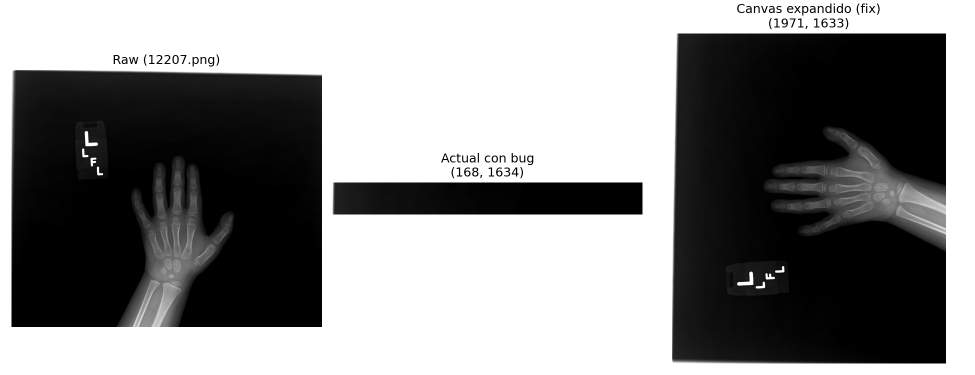
#> input picture docs/results/preprocesamiento_diagnostico/figures/bug_corrimiento_12207.png, 1950 x 750 px, given in place of 5803.png, which was not available (shown at 1/2 size)
$ python comparar_convertscaleabs.py
#> lines starting #> are read from the running program, lines starting #| are printed output that depends on the picture; pictures that were not available may be replaced by others from this repository, and a replacement may not be noted
### config/paths.py
"""
Fuente única de verdad para todas las rutas del proyecto.
Todos los scripts importan rutas desde aquí.
"""
import os

# Raíz del proyecto (carpeta que contiene config/)
PROJECT_ROOT = os.path.dirname(os.path.dirname(os.path.abspath(__file__)))

# ============================================================
# DATOS
# ============================================================
DATA_DIR = os.path.join(PROJECT_ROOT, "data")

# Imágenes (pipeline de preprocesamiento)
IMAGES_DIR           = os.path.join(DATA_DIR, "images")
RAW_IMAGES_DIR       = os.path.join(IMAGES_DIR, "raw")
CROPPED_IMAGES_DIR   = os.path.join(IMAGES_DIR, "cropped")
EQUALIZED_IMAGES_DIR = os.path.join(IMAGES_DIR, "equalized")
MASKS_DIR            = os.path.join(IMAGES_DIR, "masks")
SEGMENTED_IMAGES_DIR = os.path.join(IMAGES_DIR, "segmented")
SEGMENTED_CROPPED_IMAGES_DIR = os.path.join(IMAGES_DIR, "segmented_cropped")

# Datos de entrenamiento del detector de mano (LabelMe format)
HAND_DETECTOR_DIR             = os.path.join(DATA_DIR, "hand-detector")
HAND_DETECTOR_IMAGES_DIR      = os.path.join(HAND_DETECTOR_DIR, "images")
HAND_DETECTOR_ANNOTATIONS_DIR = os.path.join(HAND_DETECTOR_DIR, "annotations")

# Entrenamiento
TRAINING_DIR         = os.path.join(DATA_DIR, "training")
TRAINING_CSV         = os.path.join(TRAINING_DIR, "boneage-training-dataset.csv")
DATASET_ANALYSIS_DIR = os.path.join(TRAINING_DIR, "dataset_analysis")
BALANCED_DATASET_CSV = os.path.join(DATASET_ANALYSIS_DIR, "balanced_dataset.csv")

# Validación estándar
VALIDATION_DIR        = os.path.join(DATA_DIR, "validation")
VALIDATION_CSV        = os.path.join(VALIDATION_DIR, "validation_dataset.csv")
VALIDATION_IMAGES_DIR = os.path.join(VALIDATION_DIR, "images")

# Validación mexicana
MEX_DIR        = os.path.join(DATA_DIR, "mex-validation")
MEX_CSV        = os.path.join(MEX_DIR, "mex_dataset.csv")
MEX_IMAGES_DIR = os.path.join(MEX_DIR, "images")

# ============================================================
# MODELOS PRE-ENTRENADOS
# ============================================================
PRETRAINED_MODELS_DIR    = os.path.join(PROJECT_ROOT, "models")
HAND_DETECTOR_OUTPUT_DIR = os.path.join(PRETRAINED_MODELS_DIR, "hand-detector")


def get_segmentation_model_path(run=None):
    """Devuelve la ruta al modelo de segmentación.

    Args:
        run: Nombre del run (ej. 'hand-detector_01') o None para
             seleccionar automáticamente el más reciente disponible.
             Si no existe ningún run, usa el modelo legado modelo_segmentacion.h5.
    """
    if run is not None:
        path = os.path.join(HAND_DETECTOR_OUTPUT_DIR, run, "models", "modelo_segmentacion.h5")
        if os.path.exists(path):
            return path

    # Auto-selección: último run con modelo guardado
    if os.path.isdir(HAND_DETECTOR_OUTPUT_DIR):
        runs = sorted([
            d for d in os.listdir(HAND_DETECTOR_OUTPUT_DIR)
            if os.path.isdir(os.path.join(HAND_DETECTOR_OUTPUT_DIR, d))
            and d.startswith("hand-detector_")
        ])
        for r in reversed(runs):
            path = os.path.join(HAND_DETECTOR_OUTPUT_DIR, r, "models", "modelo_segmentacion.h5")
            if os.path.exists(path):
                return path

    # Fallback al modelo legado
    return os.path.join(PRETRAINED_MODELS_DIR, "modelo_segmentacion.h5")


from config.segmentation import HAND_DETECTOR_RUN
SEGMENTATION_MODEL_PATH = get_segmentation_model_path(HAND_DETECTOR_RUN)

# ============================================================
# EXPERIMENTOS
# ============================================================
EXPERIMENTS_DIR = os.path.join(PROJECT_ROOT, "experiments")

# ============================================================
# LOGS
# ============================================================
LOGS_DIR = os.path.join(PROJECT_ROOT, "logs")

### docs/results/preprocesamiento_diagnostico/scripts/comparar_convertscaleabs.py
"""
Compara cv2.convertScaleAbs (bug, hallazgo 6 de diagnostico.md) contra el
clip explicito aplicado en 03_histogram_equalization.py, sobre una imagen
real.

Uso:
    python docs/results/preprocesamiento_diagnostico/scripts/comparar_convertscaleabs.py
"""
import os, sys

PROJECT_ROOT = "/lustre/home/mlozano/boneage-predictor"
sys.path.insert(0, PROJECT_ROOT)
OUT_DIR = os.path.join(PROJECT_ROOT, "docs/results/preprocesamiento_diagnostico")

import cv2
import numpy as np
import matplotlib
matplotlib.use("Agg")
import matplotlib.pyplot as plt

from config.paths import RAW_IMAGES_DIR

CASO = "5803.png"


def main():
    img = cv2.imread(os.path.join(RAW_IMAGES_DIR, CASO), cv2.IMREAD_GRAYSCALE)
#> img is the input picture: shape (750, 1950); min 0, max 255, mean 137.7
    clahe = cv2.createCLAHE(clipLimit=4.0, tileGridSize=(8, 8))
    eq = clahe.apply(img)
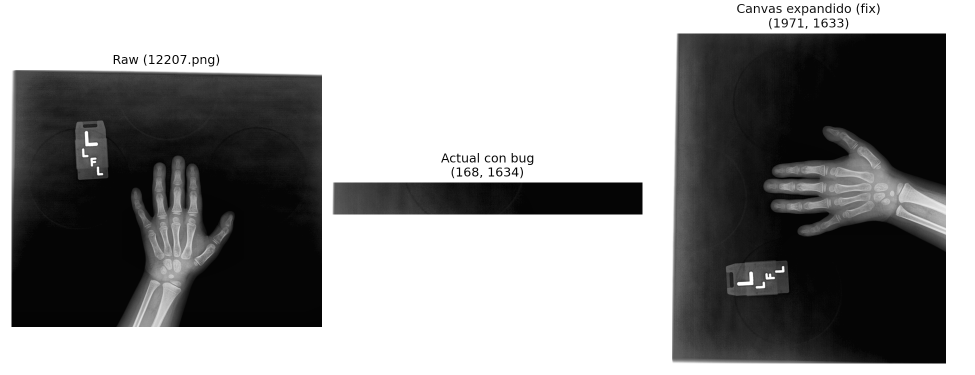
#> eq: shape (750, 1950) (shown at 1/2 size); min 2, max 255, mean 146.9
    blended = cv2.addWeighted(img, 0.6, eq, 0.4, 0)
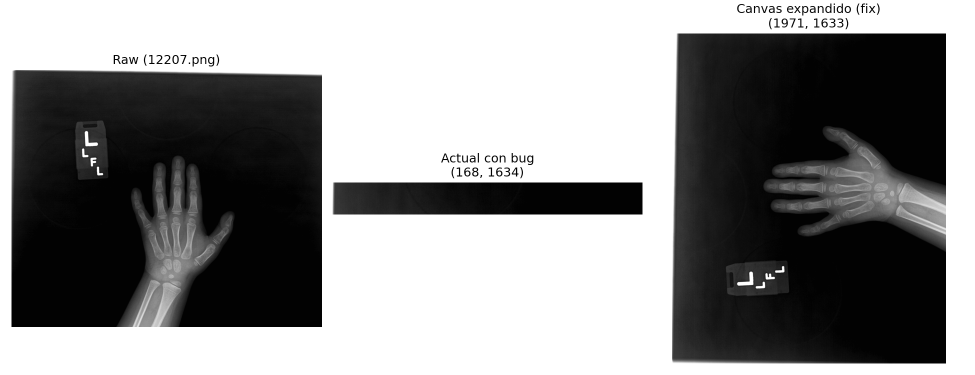
#> blended: shape (750, 1950) (shown at 1/2 size); min 1, max 255, mean 141.4

    antes = cv2.convertScaleAbs(blended, alpha=0.9, beta=-10)
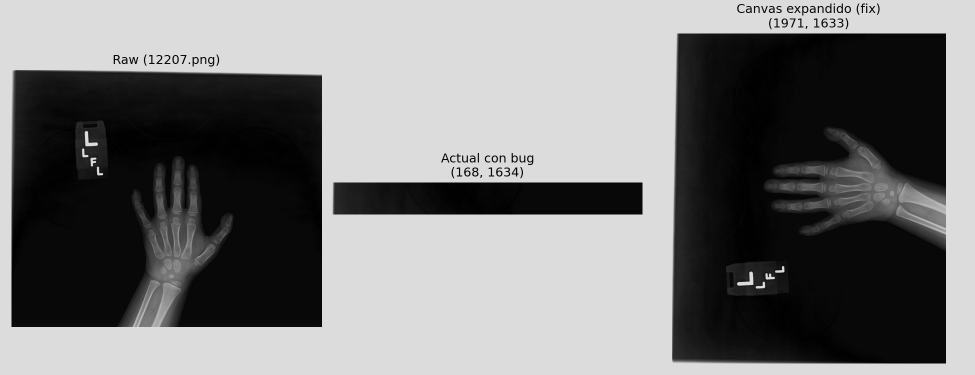
#> antes: shape (750, 1950) (shown at 1/2 size); min 0, max 220, mean 121.1
    despues = np.clip(blended.astype(np.float32) * 0.9 - 10, 0, 255).astype(np.uint8)

    diff = antes.astype(int) - despues.astype(int)
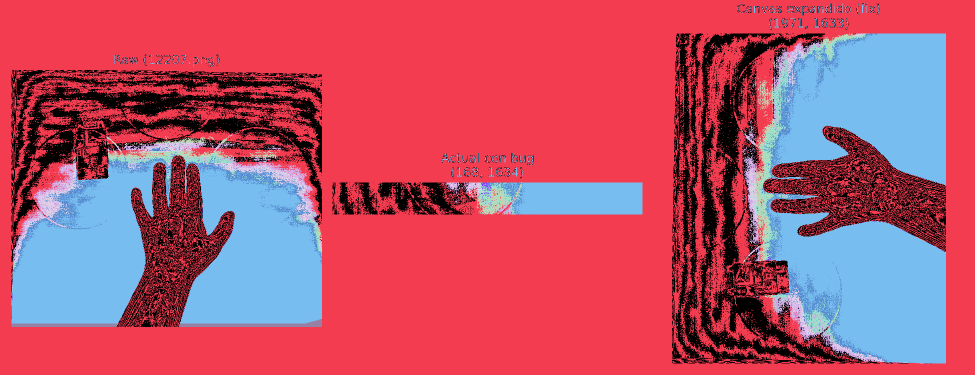
#> diff: shape (750, 1950) int64 (shown at 1/2 size); 10 distinct labels, from 0 to 9; one colour per label, 0 black
    print(f"Minimo real de blended: {blended.min()}")
#| Minimo real de blended: 1
    print(f"Fondo minimo antes (bug): {antes.min()}  despues (fix): {despues.min()}")
#| Fondo minimo antes (bug): 0  despues (fix): 0
    print(f"Pixeles con diferencia >3 niveles: {int(np.sum(diff > 3))}/{antes.size} "
          f"({100*np.mean(diff > 3):.1f}%)")
#| Pixeles con diferencia >3 niveles: 334544/1462500 (22.9%)

    fig, axes = plt.subplots(1, 3, figsize=(13, 5))
    axes[0].imshow(img, cmap="gray", vmin=0, vmax=255)
    axes[0].set_title("Original"); axes[0].axis("off")
    axes[1].imshow(antes, cmap="gray", vmin=0, vmax=255)
    axes[1].set_title(f"Antes (bug): fondo min={antes.min()}", color="#c0392b")
    axes[1].axis("off")
    axes[2].imshow(despues, cmap="gray", vmin=0, vmax=255)
    axes[2].set_title(f"Despues (fix): fondo min={despues.min()}", color="#27ae60")
    axes[2].axis("off")
    plt.tight_layout()
    out_path = os.path.join(OUT_DIR, "figures", "fix_convertscaleabs.png")
    plt.savefig(out_path, dpi=120)
    print(f"Guardado: {out_path}")


if __name__ == "__main__":
    main()
